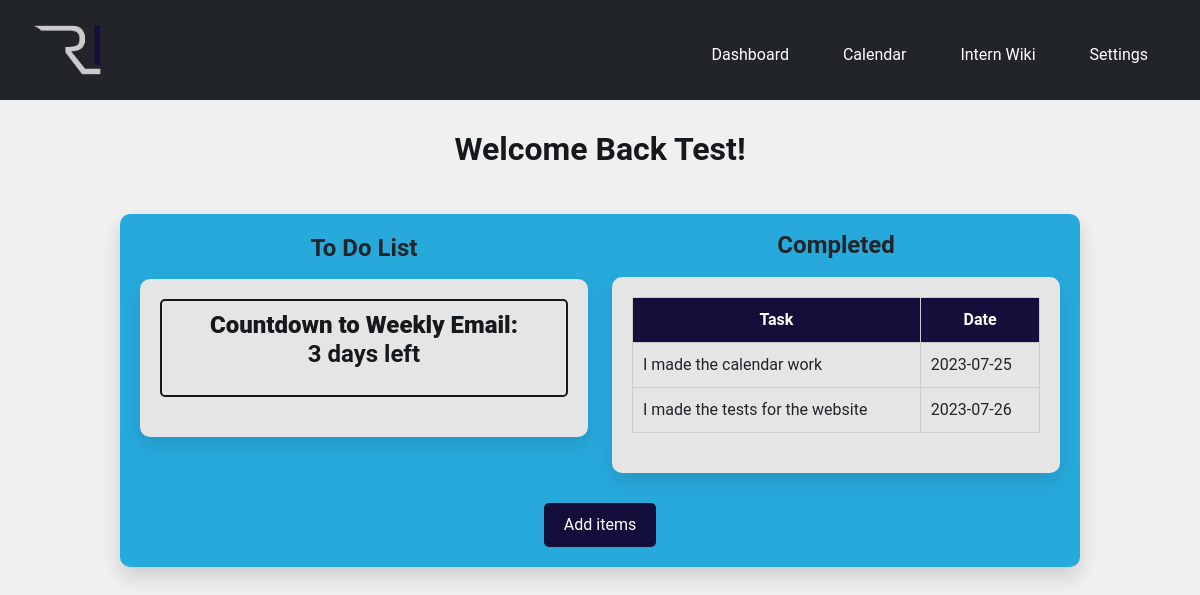
The page /index (signed in) on the database as committed earlier.
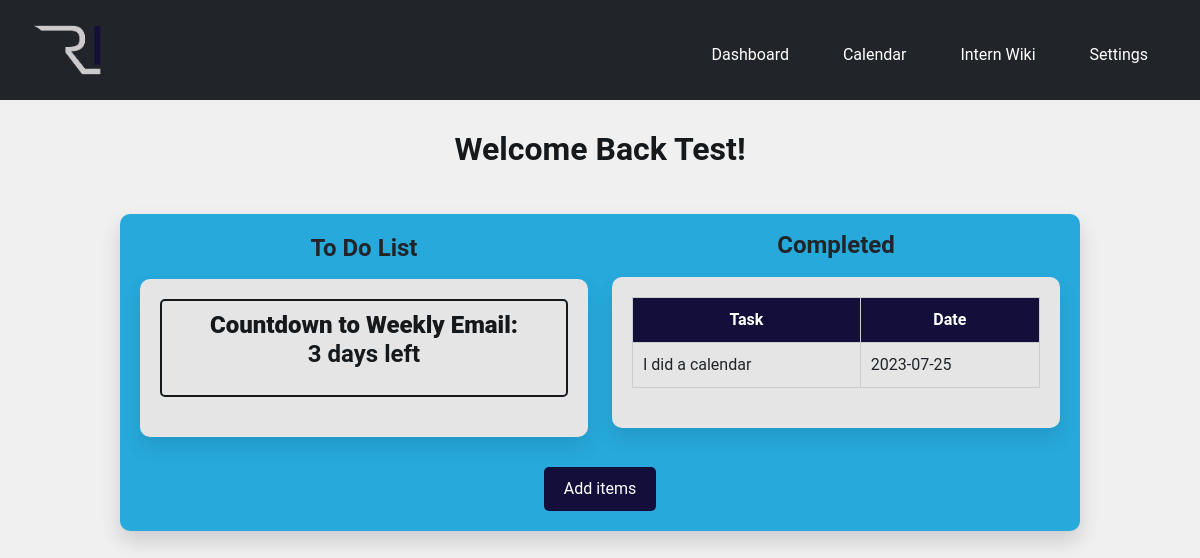
The same page on the database as committed later.
### app.py (models this page shows)
class Task(db.Model):
    id = db.Column(db.Integer, primary_key=True)
    user_id = db.Column(db.Integer, db.ForeignKey('user.id'), nullable=False)
    task = db.Column(db.String(255), nullable=False)
    date = db.Column(db.Date, nullable=False)
    user = db.relationship('User', backref=db.backref('tasks', lazy=True))

### app.py (the view)
@app.route("/index", methods=('GET', 'POST'))
def result():
    if 'loggedin' in session:
        name = session['name']
        user_id = session['id']
        tasks = Task.query.filter_by(user_id=user_id).all()
        days_until_friday = calculate_days_until_friday()
        return render_template('index.html', name=name, tasks=tasks, days_until_friday=days_until_friday)
    else:
        return redirect(url_for('login'))

### days_until.py (called while the page is built)
def calculate_days_until_friday():
    today = datetime.today().weekday()
    friday = 4  # Monday is 0, Sunday is 6
    days_until = (friday - today) % 7
    return days_until

### templates/index.html
{% extends 'layout_two.html' %} {% block content %}
<div class="results_page">
  <h1 style="text-align: none">Welcome Back {{ name | capitalize }}!</h1>
  <div class="box" style="background-color: #27a9dc">
    <div class="row" class="center_object">
      <div class="col-md-6">
        <h3 class="text-center">To Do List</h3>
        <div class="tasks" style="background-color: #e5e5e5">
          <ul style="list-style: none">
            <li class="countdown" style="background-color: #e5e5e5">
              <h3>
                <strong>Countdown to Weekly Email:</strong><br />
                {{ days_until_friday }} days left
              </h3>
            </li>
          </ul>
        </div>
      </div>
      <div class="col-md-6">
        <div class="task-container">
          <h3 class="text-center" style="margin: -3px; padding: 0">
            Completed
          </h3>
          <div class="tasks" style="background-color: #e5e5e5">
            <table id="taskTable" style="background-color: #e5e5e5">
              <thead>
                <tr>
                  <th
                    style="
                      background-color: #140f3a;
                      color: white;
                      text-align: center;
                    "
                  >
                    Task
                  </th>
                  <th
                    style="
                      background-color: #140f3a;
                      color: white;
                      text-align: center;
                    "
                  >
                    Date
                  </th>
                </tr>
              </thead>
              <tbody>
                {% for task in tasks %}
                <tr>
                  <td>{{ task.task }}</td>
                  <td>{{ task.date.strftime('%Y-%m-%d') }}</td>
                </tr>
                {% endfor %}
              </tbody>
            </table>
          </div>
        </div>
      </div>
    <div class="center_object" style="text-align: center">
      <a
        href="{{ url_for('dashboard') }}"
        class="btn link_no_decoration"
        style="color: white; background-color: #140f3a"
      >
        Add items
      </a>
    </div>
  </div>
</div>
{% endblock content %}

### templates/layout_two.html (shortened to what this page needs)
<!DOCTYPE html>
<html>
    <head>
        <link href="https://cdn.jsdelivr.net/npm/bootstrap@5.3.0/dist/css/bootstrap.min.css" rel="stylesheet">
        <link rel="stylesheet" href="static/style_two.css" type="text/css">
    </head>
    <body>
        <nav>
            <div class="navbar bg-dark">
                <div class="container-fluid">
                    <a href={{ url_for('result') }} class="navbar-brand link_no_decoration title" style="color: white;"> <img src={{ url_for('static', filename='logo.png') }} width="70px"> </a>
                    <div class="">
                        <button class="btn bg-dark dark_button_hover"> <a href={{ url_for('dashboard') }} class="link_no_decoration light_text"> Dashboard </a> </button>
                        <button class="btn bg-dark dark_button_hover"> <a href={{ url_for('calendar_display') }} class="link_no_decoration light_text"> Calendar </a> </button>
                        <button class="btn bg-dark dark_button_hover"> <a href={{ url_for('wiki') }} class="link_no_decoration light_text"> Intern Wiki </a> </button>
                        <button class="btn bg-dark dark_button_hover"> <a href={{ url_for('settings') }} class="link_no_decoration light_text"> Settings </a> </button>
                    </div>
                </div>
            </div>
        </nav>
        {% block content %}{% endblock %}
    </body>
</html>

### static/style_two.css (style rules this page uses)
body { margin: auto; margin-bottom: 10%; padding: 0; height: 100vh; width: 100%; font-family: "Roboto", sans-serif; background-color: #f0f0f0; background-size: cover; background-position: center; }
.link_no_decoration { text-decoration: none; color: inherit; }
.light_text { color: white; }
.btn { padding: 10px 20px; border: none; border-radius: 5px; background-color: #3498db; color: white; font-size: 1em; cursor: pointer; transition: background-color 0.3s ease; margin-top: 10px; }
.navbar { display: flex; justify-content: space-between; align-items: center; padding: 10px 20px; background-color: #16191c; }
.navbar .navbar-brand { color: white; font-size: 2em; font-weight: bold; text-shadow: 2px 2px 4px rgba(0, 0, 0, 0.5); }
.navbar .btn { margin-left: 10px; }
ul { list-style: none; padding: 0; }
li { font-size: 1.2rem; line-height: 1.5; margin-bottom: 0.5rem; }
.results_page { width: 100%; background-color: #f0f0f0; display: flex; flex-direction: column; align-items: center; background-color: transparent; }
.countdown { font-size: 2em; color: #16191c; border: 2px solid #16191c; padding: 10px; border-radius: 5px; margin-bottom: 20px; text-align: center; animation: countdown 0.3s ease-out; }
.center_object { display: block; margin-left: auto; margin-right: auto; }
.box { min-width: 80vw; margin: 30px; padding: 20px; background-color: #e5e5e5; border-radius: 10px; box-shadow: 0 10px 20px rgba(0, 0, 0, 0.15); }
.task-container { display: flex; flex-direction: column; gap: 20px; }
.tasks, .email, .dailySummary, .output, .generateSummary { padding: 20px; background-color: #fff; border-radius: 10px; box-shadow: 0 10px 20px rgba(0, 0, 0, 0.1); margin-bottom: 20px; }
h1, h2 { color: #16191c; padding-top: 30px; font-size: 2rem; font-weight: bold; margin-bottom: 1rem; }
h3 { font-size: 1.5rem; font-weight: bold; margin-bottom: 1rem; }
#taskTable { width: 100%; border-collapse: collapse; margin-bottom: 20px; }
#taskTable th, #taskTable td { border: 1px solid #ccc; padding: 10px; text-align: left; }
#taskTable th { background-color: #f4f4f4; color: #333; }

Rows that differ between the two databases and show on the page:
removed Task: task "I made the tests for the website", date "2023-07-26"
changed Task: task "I made the calendar work" → "I did a calendar"
